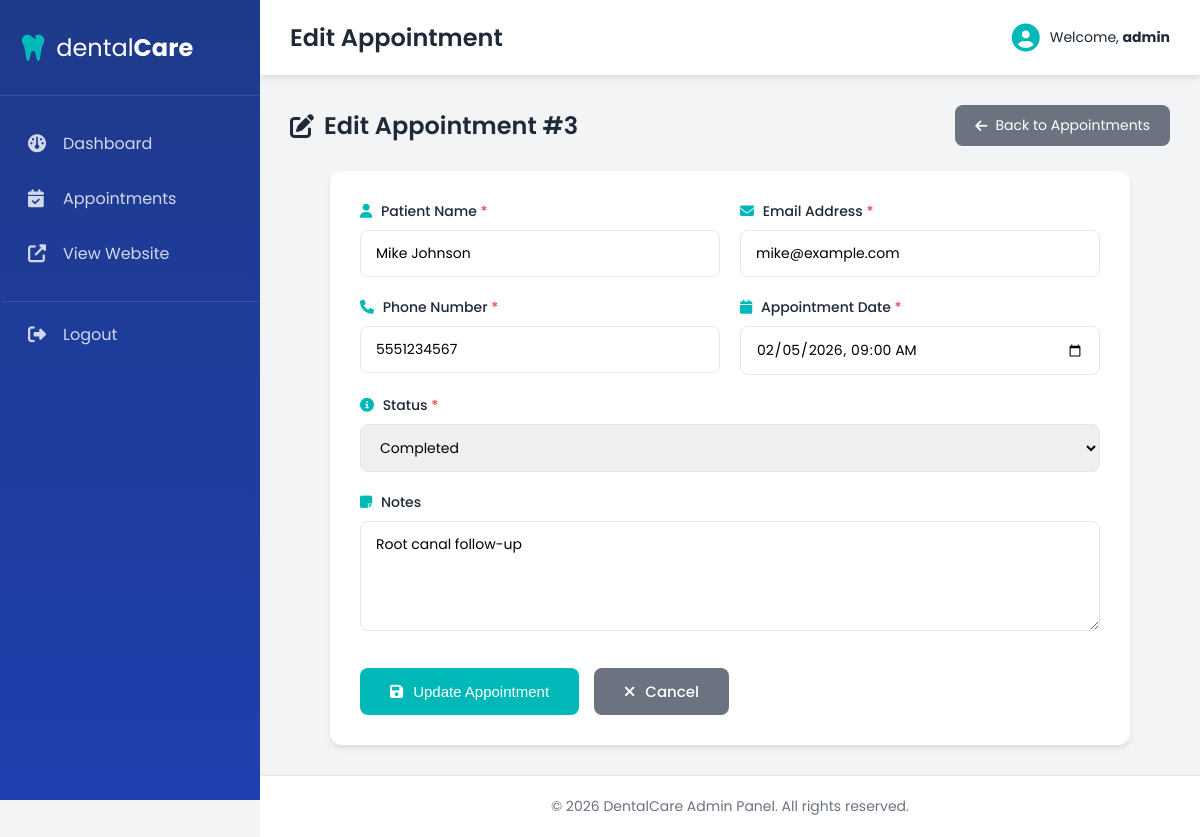
Screenshot of /admin/edit.php?id=3 (signed in) with the database file from the repository.
### tables this page shows
CREATE TABLE IF NOT EXISTS `appointments` (
  `id` int(11) NOT NULL AUTO_INCREMENT,
  `user_id` int(11) DEFAULT NULL,
  `name` varchar(100) NOT NULL,
  `email` varchar(100) NOT NULL,
  `number` varchar(20) NOT NULL,
  `date` datetime NOT NULL,
  `status` enum('pending','confirmed','cancelled','completed') DEFAULT 'pending',
  `notes` text DEFAULT NULL,
  `created_at` timestamp NOT NULL DEFAULT current_timestamp(),
  `updated_at` timestamp NOT NULL DEFAULT current_timestamp() ON UPDATE current_timestamp(),
  PRIMARY KEY (`id`),
  FOREIGN KEY (`user_id`) REFERENCES `users`(`id`) ON DELETE CASCADE,
  KEY `idx_status` (`status`),
  KEY `idx_date` (`date`),
  KEY `idx_email` (`email`)
);

### admin/edit.php (the view, shortened to what this page needs)
<?php
require_once '../config/database.php';
$appointment_id = (int)$_GET['id'];
try {
    $stmt = $pdo->prepare("SELECT * FROM appointments WHERE id = :id LIMIT 1");
    $stmt->execute(['id' => $appointment_id]);
    $appointment = $stmt->fetch();
} catch(PDOException $e) {
    error_log("Fetch Error: " . $e->getMessage());
    $error_message = 'Failed to load appointment.';
}
include 'includes/header.php';
?>
<div class="page-header">
    <h2><i class="fas fa-edit"></i> Edit Appointment #<?php echo $appointment_id; ?></h2>
    <a href="appointments.php" class="back-btn">
        <i class="fas fa-arrow-left"></i> Back to Appointments
    </a>
</div>
<div class="form-container">
    <form action="<?php echo htmlspecialchars($_SERVER['PHP_SELF']) . '?id=' . $appointment_id; ?>" method="POST" class="edit-form">
        <div class="form-row">
            <div class="form-group">
                <label for="name">
                    <i class="fas fa-user"></i> Patient Name <span class="required">*</span>
                </label>
                <input
                    type="text"
                    id="name"
                    name="name"
                    class="form-input"
                    value="<?php echo htmlspecialchars($appointment['name']); ?>"
                    required
                >
            </div>
            <div class="form-group">
                <label for="email">
                    <i class="fas fa-envelope"></i> Email Address <span class="required">*</span>
                </label>
                <input
                    type="email"
                    id="email"
                    name="email"
                    class="form-input"
                    value="<?php echo htmlspecialchars($appointment['email']); ?>"
                    required
                >
            </div>
        </div>
        <div class="form-row">
            <div class="form-group">
                <label for="number">
                    <i class="fas fa-phone"></i> Phone Number <span class="required">*</span>
                </label>
                <input
                    type="tel"
                    id="number"
                    name="number"
                    class="form-input"
                    value="<?php echo htmlspecialchars($appointment['number']); ?>"
                    required
                >
            </div>
            <div class="form-group">
                <label for="date">
                    <i class="fas fa-calendar"></i> Appointment Date <span class="required">*</span>
                </label>
                <input
                    type="datetime-local"
                    id="date"
                    name="date"
                    class="form-input"
                    value="<?php echo date('Y-m-d\TH:i', strtotime($appointment['date'])); ?>"
                    required
                >
            </div>
        </div>
        <div class="form-row">
            <div class="form-group">
                <label for="status">
                    <i class="fas fa-info-circle"></i> Status <span class="required">*</span>
                </label>
                <select id="status" name="status" class="form-select" required>
                    <option value="completed" <?php echo $appointment['status'] === 'completed' ? 'selected' : ''; ?>>Completed</option>
                </select>
            </div>
        </div>
        <div class="form-group">
            <label for="notes">
                <i class="fas fa-sticky-note"></i> Notes
            </label>
            <textarea
                id="notes"
                name="notes"
                class="form-textarea"
                rows="4"
                placeholder="Additional notes or comments..."
            ><?php echo htmlspecialchars($appointment['notes'] ?? ''); ?></textarea>
        </div>
        <div class="form-actions">
            <button type="submit" name="update" class="btn-primary">
                <i class="fas fa-save"></i> Update Appointment
            </button>
            <a href="appointments.php" class="btn-secondary">
                <i class="fas fa-times"></i> Cancel
            </a>
        </div>
    </form>
</div>
<?php include 'includes/footer.php'; ?>

### admin/css/admin-style.css (style rules this page uses)
:root { --primary: #00b8b8; --primary-dark: #0095a8; --success: #10b981; --warning: #f59e0b; --danger: #ef4444; --info: #3b82f6; --dark: #1f2937; --light: #f3f4f6; --white: #ffffff; --border: #e5e7eb; --shadow: 0 4px 6px -1px rgba(0, 0, 0, 0.1); --shadow-lg: 0 10px 15px -3px rgba(0, 0, 0, 0.1); }
* { margin: 0; padding: 0; box-sizing: border-box; }
body { font-family: 'Poppins', sans-serif; background: var(--light); color: var(--dark); }
.page-header { display: flex; justify-content: space-between; align-items: center; margin-bottom: 25px; }
.page-header h2 { font-size: 24px; font-weight: 600; display: flex; align-items: center; gap: 10px; }
.back-btn { padding: 10px 20px; background: #6b7280; color: var(--white); text-decoration: none; border-radius: 8px; display: inline-flex; align-items: center; gap: 8px; font-size: 14px; transition: all 0.3s ease; }
.form-container { background: var(--white); padding: 30px; border-radius: 12px; box-shadow: var(--shadow); max-width: 800px; margin: 0 auto; }
.edit-form { display: flex; flex-direction: column; gap: 20px; }
.form-row { display: grid; grid-template-columns: repeat(auto-fit, minmax(250px, 1fr)); gap: 20px; }
.form-group label { display: block; font-weight: 500; margin-bottom: 8px; color: var(--dark); font-size: 14px; }
.form-group label i { color: var(--primary); margin-right: 5px; }
.required { color: var(--danger); }
.form-input, .form-select, .form-textarea { width: 100%; padding: 12px 15px; border: 1px solid var(--border); border-radius: 8px; font-size: 14px; font-family: 'Poppins', sans-serif; transition: all 0.3s ease; }
.form-textarea { resize: vertical; }
.form-actions { display: flex; gap: 15px; justify-content: flex-start; margin-top: 10px; }
.btn-primary, .btn-secondary { padding: 12px 30px; border: none; border-radius: 8px; font-weight: 500; cursor: pointer; display: inline-flex; align-items: center; gap: 10px; text-decoration: none; transition: all 0.3s ease; font-size: 15px; }
.btn-primary { background: var(--primary); color: var(--white); }
.btn-secondary { background: #6b7280; color: var(--white); }

### rows the page displays
appointments: name "Mike Johnson", email "mike@example.com", number "5551234567", date "02/05/2026 09:00", status "Completed", notes "Root canal follow-up"

### other values shown
$page_title "Edit Appointment"
$_SESSION['admin_username'] "admin"
$appointment_id "3"
